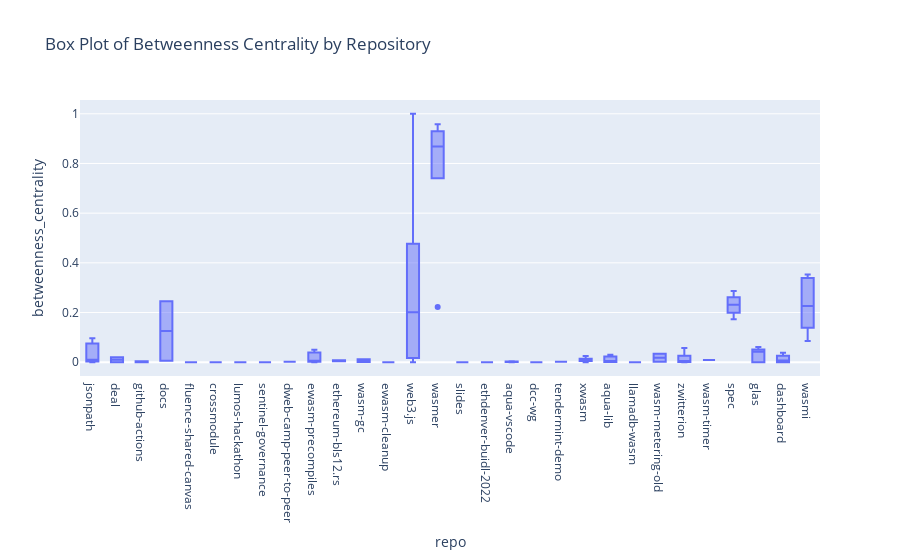

Notebook code for this chart:
### Code cell
fig = px.box(yearly_repo_scores, x='repo', y='betweenness_centrality', title='Box Plot of Betweenness Centrality by Repository')
fig.show("")
fig.show("png")

### Figure 1 — Plotly figure (JSON) as saved in the notebook; plotly's stock layout.template omitted (floating-point values rounded to 4 significant figures; data arrays with more than 128 entries replaced by an {"elided": "..."} marker saying what was removed)
{"data": [{"alignmentgroup": "True", "hovertemplate": "repo=%{x}<br>betweenness_centrality=%{y}<extra></extra>", "legendgroup": "", "marker": {"color": "#636efa"}, "name": "", "notched": false, "offsetgroup": "", "orientation": "v", "showlegend": false, "type": "box", "x": {"elided": "300 str values"}, "x0": " ", "xaxis": "x", "y": {"elided": "300 float values"}, "y0": " ", "yaxis": "y"}], "layout": {"autosize": true, "boxmode": "group", "legend": {"tracegroupgap": 0}, "title": {"text": "Box Plot of Betweenness Centrality by Repository"}, "xaxis": {"anchor": "y", "autorange": true, "domain": [0, 1], "range": [-0.5, 29.5], "title": {"text": "repo"}, "type": "category"}, "yaxis": {"anchor": "x", "autorange": true, "domain": [0, 1], "range": [-0.05556, 1.056], "title": {"text": "betweenness_centrality"}, "type": "linear"}}}
